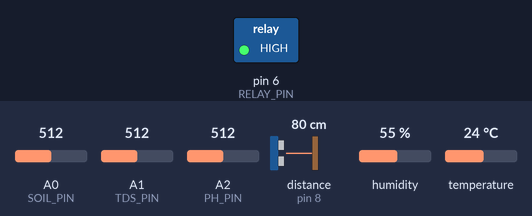
Bench run of a sketch on a simulated Arduino Uno, built with avr-gcc and run on an emulated ATmega328P. On the bench: switched loads named in the sketch (green lamp = pin HIGH). Wiring (inferred from the names in the program): ultrasonic range finder: trigger pin 9; echo pin 8. The test bench sets the inputs (shaded band); at power-on: A0 (SOIL_PIN) = 512, A1 (TDS_PIN) = 512, A2 (PH_PIN) = 512, distance to the obstacle (sensor on pin 8) 80 cm, humidity 55 %, temperature 24 °C. The echo pulse lasts 58.3 µs per cm; pins used as bus, display or sensor lines are not drawn; what the sketch prints to the serial monitor is not drawn.

Above: at 2.9 s.
3.0 s: A0 (SOIL_PIN) set to 602
5.9 s: A0 (SOIL_PIN) set to 628
At 7.7 s:
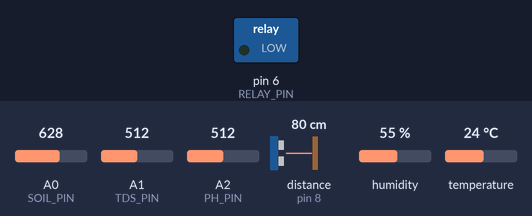
Timing chart, 0 to 9.2 s (numbered marks = the images above; inputs shaded):
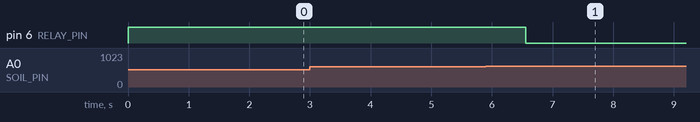

The sketch:

Sensor_code.ino
```cpp
#include <DHT.h>


// ⚙️ Pin Definitions

#define DHTPIN 7
#define DHTTYPE DHT11
DHT dht(DHTPIN, DHTTYPE);

#define SOIL_PIN A0
#define TDS_PIN A1
#define PH_PIN A2
#define TRIG_PIN 9
#define ECHO_PIN 8
#define RELAY_PIN 6   // 🔌 Relay connected to digital pin 6


// ⚙️ Constants

float aref = 5.0;   // Analog reference voltage

// Moisture thresholds (tune these)
const int DRY_THRESHOLD = 40;    // below 40% -> turn ON pump
const int WET_THRESHOLD = 70;    // above 70% -> turn OFF pump

void setup() {
  Serial.begin(9600);
  dht.begin();

  pinMode(TRIG_PIN, OUTPUT);
  pinMode(ECHO_PIN, INPUT);
  pinMode(RELAY_PIN, OUTPUT);

  digitalWrite(RELAY_PIN, HIGH);  // Relay OFF initially (Active LOW)
}

void loop() {
  // 🌱 Soil Moisture

  int soilValue = analogRead(SOIL_PIN);
  int soilPercent = map(soilValue, 1023, 0, 0, 100); // 0% dry to 100% wet


  // 💧 TDS Sensor
  int tdsValue = analogRead(TDS_PIN);
  float tdsVoltage = tdsValue * (aref / 1023.0);
  float tds = (133.42 * tdsVoltage * tdsVoltage * tdsVoltage
              - 255.86 * tdsVoltage * tdsVoltage
              + 857.39 * tdsVoltage) * 0.5; // ppm approx


  // ⚗ pH Sensor
  int phValue = analogRead(PH_PIN);
  float phVoltage = phValue * (5.0 / 1023.0);
  float pH = 7 + ((2.5 - phVoltage) / 0.18); // calibration required


  // 🌡 Temp & Humidity
  float h = dht.readHumidity();
  float t = dht.readTemperature();


  // 📏 Ultrasonic (Water Level)
  digitalWrite(TRIG_PIN, LOW);
  delayMicroseconds(2);
  digitalWrite(TRIG_PIN, HIGH);
  delayMicroseconds(10);
  digitalWrite(TRIG_PIN, LOW);
  long duration = pulseIn(ECHO_PIN, HIGH);
  float distance = duration * 0.034 / 2; // cm


  // ⚡ Relay Control Logic
  if (soilPercent < DRY_THRESHOLD) {
    digitalWrite(RELAY_PIN, LOW);   // Relay ON (Active LOW)
    Serial.println("💧 Pump ON (Soil Dry)");
  }
  else if (soilPercent > WET_THRESHOLD) {
    digitalWrite(RELAY_PIN, HIGH);  // Relay OFF
    Serial.println("🪴 Pump OFF (Soil Moist)");
  }


  // 📤 Print all values
  Serial.println("========== SENSOR READINGS ==========");
  Serial.print("Soil Moisture: "); Serial.print(soilPercent); Serial.println(" %");
  Serial.print("TDS: "); Serial.print(tds); Serial.println(" ppm");
  Serial.print("pH: "); Serial.println(pH);
  Serial.print("Temperature: "); Serial.print(t); Serial.println(" °C");
  Serial.print("Humidity: "); Serial.print(h); Serial.println(" %");
  Serial.print("Water Level (Ultrasonic): "); Serial.print(distance); Serial.println(" cm");
  Serial.println("====================================");
  Serial.println();

  delay(2000); // Read every 2 sec
}
```

Measured:
- the behaviour switches between 613 and 614 on A0 (SOIL_PIN) (found by bisection; images 0 and 1)
- after the input at 3.0 s, every drawn part: stays the same
- after the input at 5.9 s, pin 6 (RELAY_PIN): HIGH → LOW after 0.66 s
